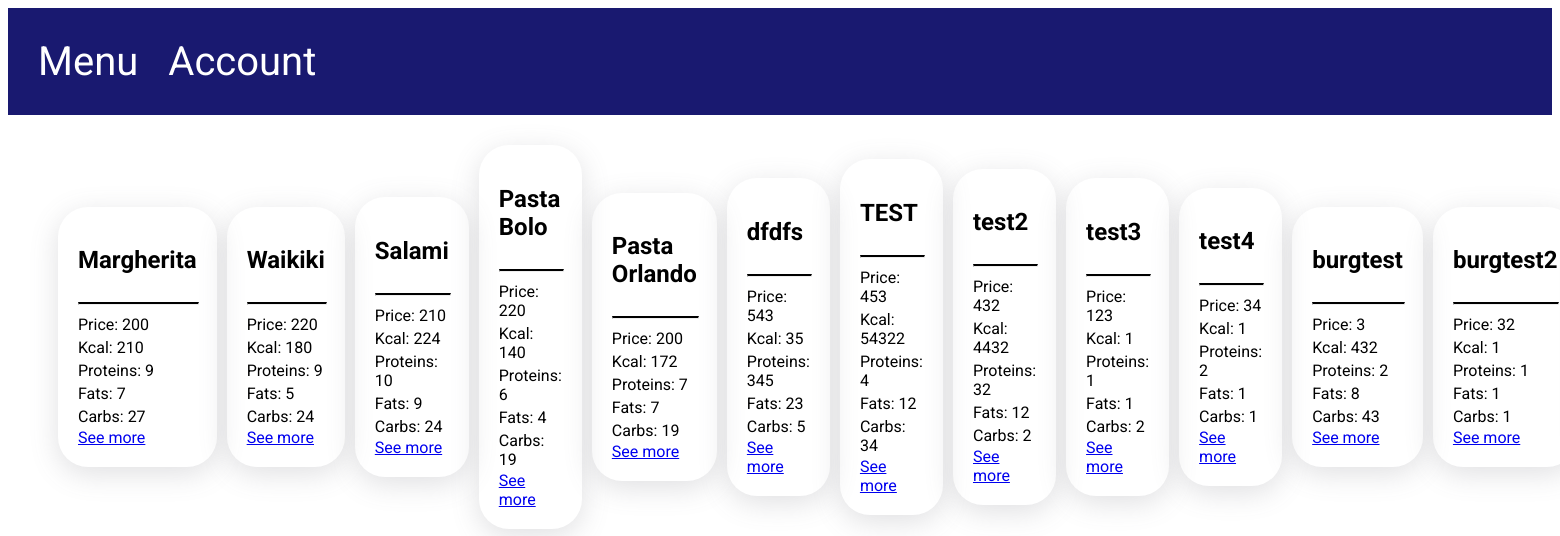
Screenshot of /admin/dishes (signed in) with the database file from the repository.
### models.py (models this page shows, shortened)
class Dish(Base):
    __tablename__ = "dish"
    id = Column(String(120), primary_key=True, unique=True)
    dish_name = Column(String(50), unique=True)
    price = Column(Integer)
    description = Column(String(255))
    is_available = Column(Integer)
    category_id = Column(Integer, ForeignKey("category.id"))
    photo = Column(String(120))
    kcal = Column(Integer)
    proteins = Column(Integer)
    fats = Column(Integer)
    carbs = Column(Integer)
    category = relationship("Category", back_populates="dish")
    dish_rate = relationship("DishRate", back_populates="dish")
    ordered_dish = relationship("OrderedDish", back_populates="dish")

### app.py (the view, shortened to what this page needs)
@app.route('/admin/dishes', methods=['GET', 'POST'])
def admin_dishes():  # Alchemy
    if session.get("user_id") is None:
        return app.redirect("/user/sign_in")
    if session.get("user_type") == 0:
        return app.redirect('/menu', 302)
    database.init_db()
    dishes = database.db_session.query(Dish)
    return render_template("admin_dishes.html", dishes=dishes)

### database.py (called while the page is built)
def init_db():
    import models
    Base.metadata.create_all(bind=engine)

### templates/admin_dishes.html (shortened to what this page needs)
{% extends 'base.html' %}
{% block content %}
    <div class="container user_addresses">
        {% for dish in dishes %}
            <div class="content-holder orders">
                <h2>{{ dish.dish_name }}</h2>
                <hr class="line">
                <p>Price: {{ dish.price }}</p>
                <p>Kcal: {{ dish.kcal }}</p>
                <p>Proteins: {{ dish.proteins }}</p>
                <p>Fats: {{ dish.fats }}</p>
                <p>Carbs: {{ dish.carbs }}</p>
                <a href="/admin/dishes/{{ dish.id }}"> See more </a>
            </div>
        {% endfor %}
    </div>
{% endblock %}

### static/css/style.css (style rules this page uses)
body { font-family: 'Roboto', sans-serif; }
.container { padding: 30px 50px 30px 50px; }
.content-holder { display: flex; flex-direction: column; border-radius: 30px; padding: 20px; box-shadow: rgba(100, 100, 111, 0.2) 0px 7px 29px 0px; }
.line { border-top: 2px solid black; width: 100% }
.orders p { margin-top: 2px; margin-bottom: 2px; }
.user_addresses { display: flex; align-items: center; gap: 10px; }

### rows the page displays
Dish: dish_name "Margherita", price "200", kcal "210", proteins "9", fats "7", carbs "27"
Dish: dish_name "Waikiki", price "220", kcal "180", proteins "9", fats "5", carbs "24"
Dish: dish_name "Salami", price "210", kcal "224", proteins "10", fats "9", carbs "24"
Dish: dish_name "Pasta Bolo", price "220", kcal "140", proteins "6", fats "4", carbs "19"
Dish: dish_name "Pasta Orlando", price "200", kcal "172", proteins "7", fats "7", carbs "19"
Dish: dish_name "dfdfs", price "543", kcal "35", proteins "345", fats "23", carbs "5"
Dish: dish_name "TEST", price "453", kcal "54322", proteins "4", fats "12", carbs "34"
Dish: dish_name "test2", price "432", kcal "4432", proteins "32", fats "12", carbs "2"
Dish: dish_name "test3", price "123", kcal "1", proteins "1", fats "1", carbs "2"
Dish: dish_name "test4", price "34", kcal "1", proteins "2", fats "1", carbs "1"
Dish: dish_name "burgtest", price "3", kcal "432", proteins "2", fats "8", carbs "43"
Dish: dish_name "burgtest2", price "32", kcal "1", proteins "1", fats "1", carbs "1"
